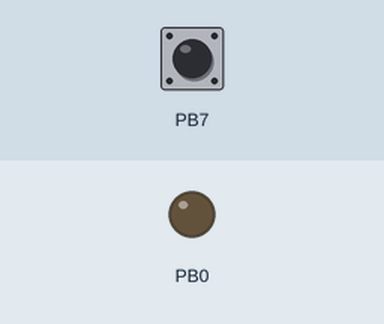
Bench run of a program on a simulated ATmega168, built with avr-gcc and emulated at 8 MHz. On the bench: output pins drawn as LEDs (lit = HIGH). The inputs (shaded band) are chosen by the test bench; at power-on: PB7 HIGH. Sleep ends after the set time or at an interrupt.

Above: at 1.2 s.
1.3 s: PB7 pulled LOW for 0.15 s
At 1.37 s:
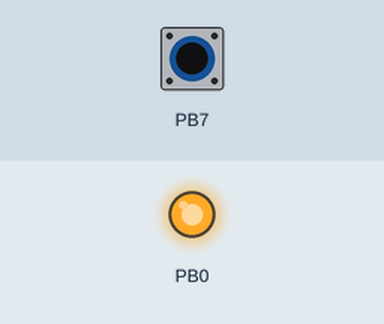
2.9 s: PB7 pulled LOW for 3.2 s
At 7.0 s:
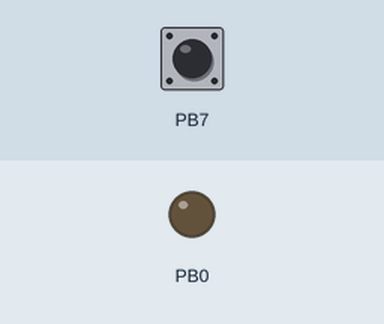
Timing chart, 0 to 8.5 s (numbered marks = the images above; inputs shaded):
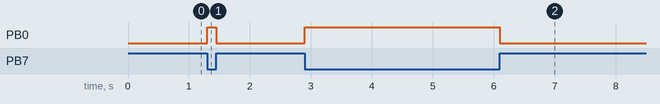

The program:

main.c
```c
/*
* AVR_GPIO.c
*
* Created: 08/07/2020 20:28:18
* Author : John
*/

//Using pin interrupts

#define F_CPU 8000000UL //8Mhz assumes fuse CKDIV8 set low

#include <avr/io.h>
#include <util/delay.h>
#include <avr/interrupt.h>
#include <avr/sleep.h>


//Led on pin 14 = PB0
//switch on pin 10 = PB7 => (PCINT7/XTAL2/TOSC2) PB7

//use macros to make it more readable
#define LED_PB0_ON		PORTB |= (1<<PORTB0)//set pin 14 (PB0) high - led on
#define LED_PB0_OFF		PORTB &= ~(1<<PORTB0)//set pin 14 (PB0) low - led off
#define LED_PB0_TOGGLE	PINB |= (1<<PINB0) //toggle PB0
#define SWITCH_PRESSED !(PINB & (1<<PINB7)) //True if PINB7 is low

ISR(PCINT0_vect)
{
	if (SWITCH_PRESSED)
	{
		LED_PB0_ON;
	}
	else
	{
		LED_PB0_OFF;
	}
}

int main(void)
{


	PORTB |= (1<<PINB7); //initialise pull up resistor on input pin
	DDRB |= (1<<DDB0); // Data direction register - Set PB0 high for output
	DDRB &= ~(1<<DDB7); //Data direction register - Set PB7 low for input

	PRR = 0xFF; //Power Reduction register - now turn everything else off

	set_sleep_mode(SLEEP_MODE_PWR_DOWN);

	//set up registers for interrupts on Pin 10 = PB7 => (PCINT7/XTAL2/TOSC2)
	PCMSK0 |= (1<<PCINT7); //set Pin Change Mask Register 0 to enable interrupt on PINB7 = pin 10 = PB7 => (PCINT7/XTAL2/TOSC2)
	//When the PCIE0 bit is set (one) and the I-bit in the Status Register (SREG) is set (one), pin change interrupt 0 is enabled. Any change on any enabled PCINT[7:0] pin will cause an interrupt [Data sheet]
	PCICR |= (1<<PCIE0); // Set Pin Change Interrupt Enabled
	sei(); //Enable interrupts by setting the global interrupt mask

	while (1)
	{
		sleep_mode();
	}

}
```

Measured:
- after the input at 1.3 s, PB0: LOW → HIGH at once, → LOW 0.15 s later
- after the input at 2.9 s, PB0: LOW → HIGH at once, → LOW 3.2 s later
